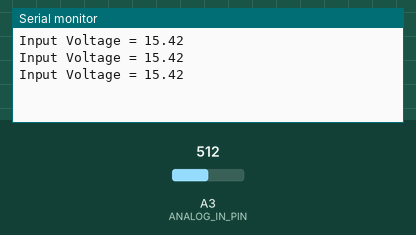
Simulated run of this sketch. Board: Arduino Uno, built with avr-gcc and run on an emulated ATmega328P. Shown: the last lines printed to the serial monitor. The inputs (shaded band) are chosen by the test bench; at power-on: A3 (ANALOG_IN_PIN) = 512.

Above: at 1.3 s.
1.4 s: A3 (ANALOG_IN_PIN) set to 716
At 1.9 s:
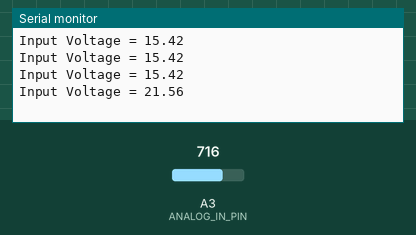
2.9 s: A3 (ANALOG_IN_PIN) set to 900
At 3.4 s:
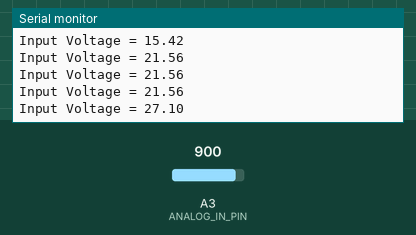
Timing chart, 0 to 5.9 s (numbered marks = the images above; inputs shaded):
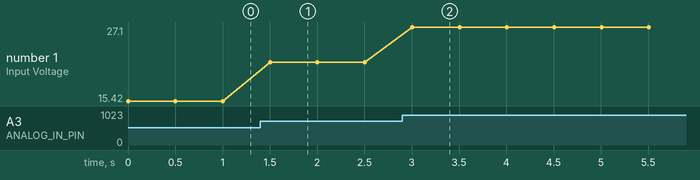

The sketch:

voltage_sensor_test.ino
```cpp
// Define analog input
#define ANALOG_IN_PIN 3

// Floats for ADC voltage & Input voltage
float adc_voltage = 0.0;
float in_voltage = 0.0;

// Floats for resistor values in divider (in ohms)
float R1 = 31000.0; //30000 31600
float R2 = 6000.0; //7500 6019

// Float for Reference Voltage
float ref_voltage = 5.0;

// Integer for ADC value
int adc_value = 0;

void setup(){
  // Setup Serial Monitor
  Serial.begin(9600);
}

void loop(){
  // Read the Analog Input
  adc_value = analogRead(ANALOG_IN_PIN);

  // Determine voltage at ADC input
  adc_voltage  = (adc_value * ref_voltage) / 1024.0;

  // Calculate voltage at divider input
  in_voltage = adc_voltage*(R1+R2)/R2;

  // Print results to Serial Monitor to 2 decimal places
  Serial.print("Input Voltage = ");
  Serial.println(in_voltage, 2);

  // Short delay
  delay(500);
}
```

Measured:
- after the input at 1.4 s, the serial monitor: prints a new line after 0.10 s (image 1)
- after the input at 2.9 s, the serial monitor: prints a new line after 0.10 s (image 2)
- plotted number 1: 15.42 → 21.56 after the input at 1.4 s, 21.56 → 27.1 after the input at 2.9 s
